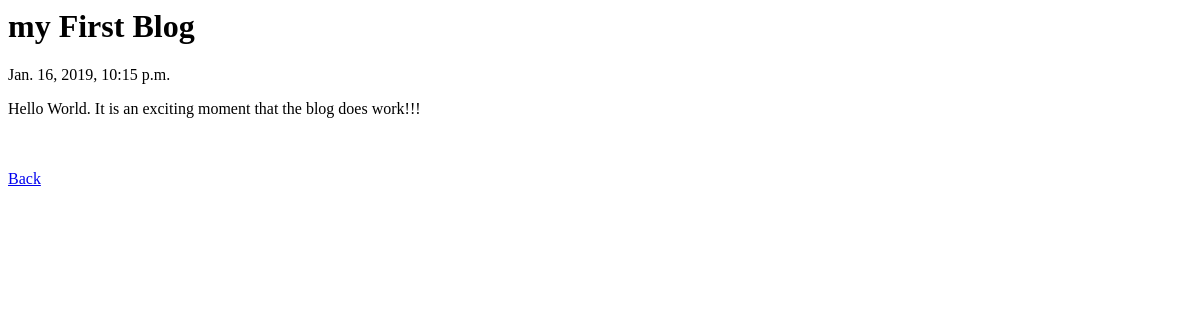
Page /detail/1/ on the earlier database version.
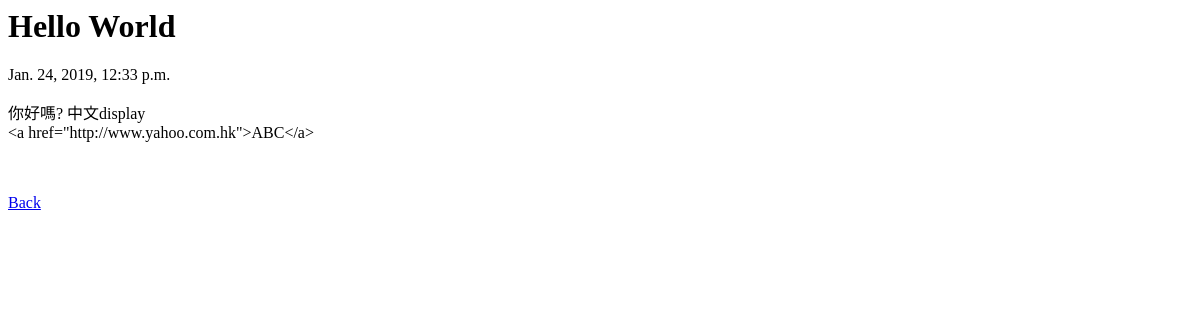
Same page on the later database version.
### blog/models.py (models this page shows, shortened)
class Post(models.Model):
    author = models.ForeignKey('auth.User', on_delete=models.CASCADE)
    title = models.CharField(max_length=200)
    subtitle = models.CharField(max_length=200)
    text = models.TextField()
    created_date = models.DateTimeField(default=timezone.now)
    published_date = models.DateTimeField(blank=True, null=True)
    category = models.CharField(max_length=50)

### blog/views.py (the view)
# urls.py: path('detail/<int:post_id>/', views.detail, name='detail'),
def detail(request, post_id):
    post = get_object_or_404(Post, pk=post_id)
    return render(request, 'blog/detail.html', {'post': post})

### blog/templates/blog/detail.html (shortened to what this page needs)
<html>
  <head>
  </head>
  <body>
      <div>
        <h1>{{ post.title }}</h1>
        <p>{{ post.published_date }}</p>
        <p>{{ post.text|linebreaksbr }}</p>
        <br><br>
        <A HREF="javascript:javascript:history.go(-1)">Back</A>
      </div>
  </body>
</html>

Differences in the rows shown:
changed Post: title "my First Blog" → "Hello World"; published_date "Jan. 16, 2019, 10:15 p.m." → "Jan. 24, 2019, 12:33 p.m."; text "Hello World. It is an exciting moment that the blog does work!!!" → "你好嗎? 中文display <a href=\"http://www.yahoo.com.hk\">ABC</a>"
